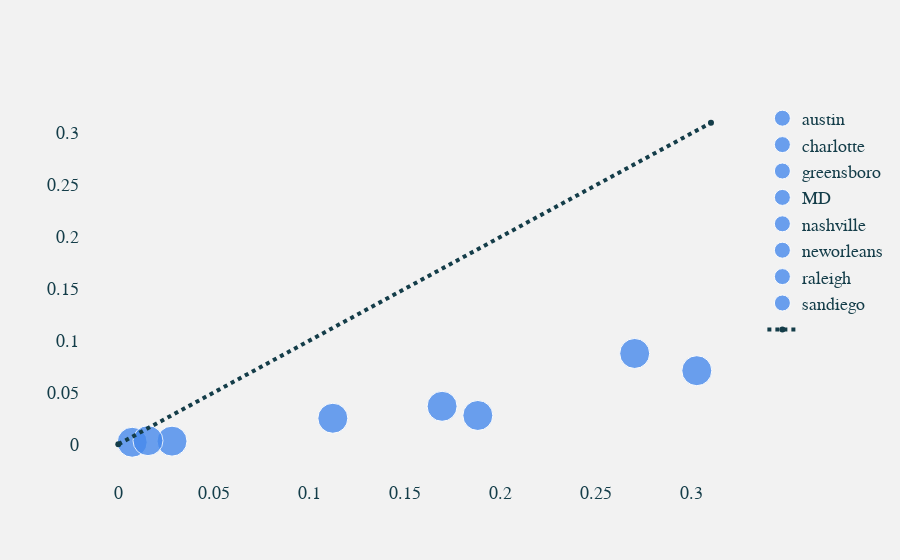

Write notebook code for a chart like this one.
### Code cell
#stop rate
fig = go.Figure()


marker_var =dict(
        color=['#478AEC'],
        opacity=[0.8],
    )

for i in range(len(list_name)):
    fig.add_trace(go.Scatter(x=[df["stop_rate_m"][i]], y=[df["stop_rate_f"][i]],mode='markers', marker=marker_var ,name=list_name[i], marker_size=[30]))

    
color = "#478AEC"

fig.add_trace(go.Scatter(x=[0,0.31], y=[0,0.31], name='',line=dict(color='#143D49', width=4,dash='dot')))
fig.update_layout(
        font = dict(size=18, family='Courier', color="#143D49"),
        paper_bgcolor='#F2F2F2',
        plot_bgcolor='rgba(0,0,0,0)',
        autosize=True,
        dragmode = False,
    )


fig.update_xaxes(gridcolor = 'rgba(25, 229, 229,0)',title_font = dict(size=13, family='Courier', color=color),zeroline=False)
fig.update_yaxes(gridcolor = 'rgba(255, 229, 229,0)',title_font = dict(size=13, family='Courier', color=color),zeroline=False)
fig.show()
#pio.write_html(fig, file='stopRate.html', auto_open=True)

### Figure 1 — Plotly figure (JSON) as saved in the notebook; plotly's stock layout.template omitted (floating-point values rounded to 4 significant figures)
{"data": [{"marker": {"color": ["#478AEC"], "opacity": [0.8], "size": [30]}, "mode": "markers", "name": "austin", "type": "scatter", "x": [0.02809], "y": [0.003034]}, {"marker": {"color": ["#478AEC"], "opacity": [0.8], "size": [30]}, "mode": "markers", "name": "charlotte", "type": "scatter", "x": [0.1881], "y": [0.02776]}, {"marker": {"color": ["#478AEC"], "opacity": [0.8], "size": [30]}, "mode": "markers", "name": "greensboro", "type": "scatter", "x": [0.1694], "y": [0.03661]}, {"marker": {"color": ["#478AEC"], "opacity": [0.8], "size": [30]}, "mode": "markers", "name": "MD", "type": "scatter", "x": [0.007256], "y": [0.001957]}, {"marker": {"color": ["#478AEC"], "opacity": [0.8], "size": [30]}, "mode": "markers", "name": "nashville", "type": "scatter", "x": [0.2701], "y": [0.08755]}, {"marker": {"color": ["#478AEC"], "opacity": [0.8], "size": [30]}, "mode": "markers", "name": "neworleans", "type": "scatter", "x": [0.3026], "y": [0.07095]}, {"marker": {"color": ["#478AEC"], "opacity": [0.8], "size": [30]}, "mode": "markers", "name": "raleigh", "type": "scatter", "x": [0.1122], "y": [0.0251]}, {"marker": {"color": ["#478AEC"], "opacity": [0.8], "size": [30]}, "mode": "markers", "name": "sandiego", "type": "scatter", "x": [0.01551], "y": [0.003494]}, {"line": {"color": "#143D49", "dash": "dot", "width": 4}, "name": "", "type": "scatter", "x": [0, 0.31], "y": [0, 0.31]}], "layout": {"autosize": true, "dragmode": false, "font": {"color": "#143D49", "family": "Courier", "size": 18}, "paper_bgcolor": "#F2F2F2", "plot_bgcolor": "rgba(0, 0, 0, 0)", "xaxis": {"autorange": true, "gridcolor": "rgba(25, 229, 229,0)", "range": [-0.01858, 0.3286], "title": {"font": {"color": "#478AEC", "family": "Courier", "size": 13}}, "type": "linear", "zeroline": false}, "yaxis": {"autorange": true, "gridcolor": "rgba(255, 229, 229,0)", "range": [-0.0431, 0.3341], "title": {"font": {"color": "#478AEC", "family": "Courier", "size": 13}}, "type": "linear", "zeroline": false}}}
